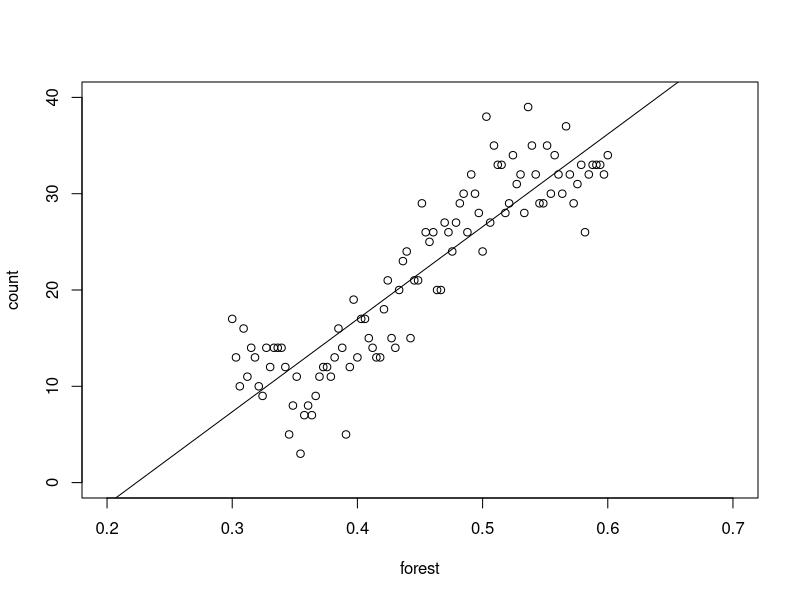

Here is the R script that generated this plot:
## ---- chunk 1
knitr::opts_chunk$set(
  collapse = TRUE,
  comment = "#>"
)
## ---- chunk 2
forest <- seq(0.3,0.6, length.out = 100)
total <- rep(40, 100)

c1 <- rbinom(n = 20, size = 40, prob = seq(0.4, 0.2, length.out = 20))
c2 <- rbinom(n = 50, size = 40, prob = seq(0.2, 0.8, length.out = 50))
c3 <- rbinom(n = 30, size = 40, prob = seq(0.8, 0.8, length.out = 30))

count <- c(c1, c2, c3)
## ---- chunk 3
x <- list(
	y = data.frame(count = count, total = total),
	env = data.frame(forest = forest)
)
## ---- chunk 4
plot(forest[1:length(count)], count, ylim = c(0,40), xlim = c(0.2,0.7), xlab = "forest", ylab = "count")

m <- lm(count ~ forest, data = cbind(x$y, x$env))
abline(m)
## ---- chunk 5
nll <- function (data, f) # p(y|f) = function returning negative log-likelihood of the data, given f
{
	getAll(data, warn=FALSE)
	p <- plogis(f)

	-sum(dbinom(x = y$count, size = y$total, prob = p, log = TRUE))
}

